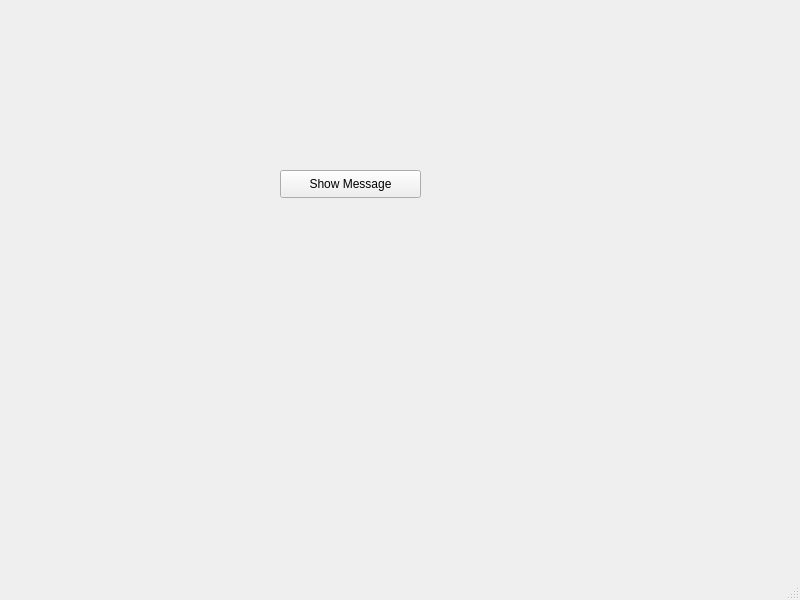
<?xml version="1.0" encoding="UTF-8"?>
<ui version="4.0">
 <class>MainWindow</class>
 <widget class="QMainWindow" name="MainWindow">
  <property name="geometry">
   <rect>
    <x>0</x>
    <y>0</y>
    <width>800</width>
    <height>600</height>
   </rect>
  </property>
  <property name="windowTitle">
   <string>MainWindow</string>
  </property>
  <widget class="QWidget" name="centralwidget">
   <widget class="QPushButton" name="pushButton">
    <property name="geometry">
     <rect>
      <x>280</x>
      <y>170</y>
      <width>141</width>
      <height>28</height>
     </rect>
    </property>
    <property name="text">
     <string>Show Message</string>
    </property>
   </widget>
  </widget>
  <widget class="QMenuBar" name="menubar">
   <property name="geometry">
    <rect>
     <x>0</x>
     <y>0</y>
     <width>800</width>
     <height>25</height>
    </rect>
   </property>
  </widget>
  <widget class="QStatusBar" name="statusbar"/>
 </widget>
 <resources/>
 <connections/>
</ui>
